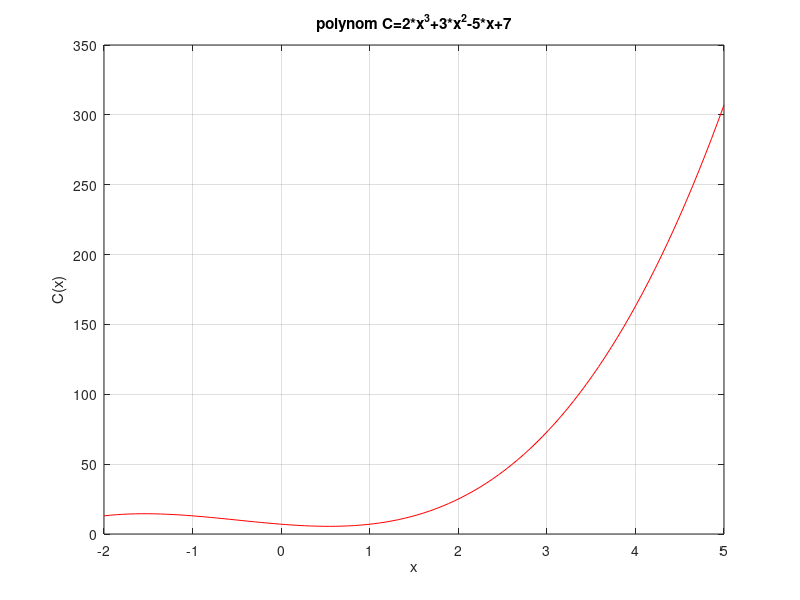

This chart was generated by the following MATLAB code:
%%Name Surname: Serkan Burak Örs
%Istanbul Technical University
%Aeronautics and Astronautics Faculty - Astronautical Engineering
%E-mail: orss19@itu.edu.tr
%BIL 113E - Summer 2020 - CRN:30156
%Instructor: Dr. Mustafa Resa Becan
%Week 3 - Date: 26/08/2020
%% Problem: Plot the polynom C = 2x^3 + 3x^2 - 5x + 7 for x = -2:5
x=linspace(-2,5,100);
b=[2 3 -5 7];
C=polyval(b,x); % polyval(a,s) a = coefficients, s = a number or a vector
plot(x,C,'r-');
grid on;
title('polynom C=2*x^3+3*x^2-5*x+7');
xlabel('x'); ylabel('C(x)');